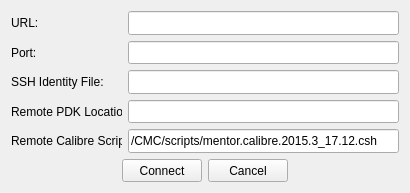
<?xml version="1.0" encoding="UTF-8"?>
<ui version="4.0">
 <class>calibre_drc_gui</class>
 <widget class="QMainWindow" name="calibre_drc_gui">
  <property name="geometry">
   <rect>
    <x>0</x>
    <y>0</y>
    <width>410</width>
    <height>193</height>
   </rect>
  </property>
  <property name="sizePolicy">
   <sizepolicy hsizetype="Preferred" vsizetype="Preferred">
    <horstretch>0</horstretch>
    <verstretch>0</verstretch>
   </sizepolicy>
  </property>
  <property name="minimumSize">
   <size>
    <width>410</width>
    <height>193</height>
   </size>
  </property>
  <property name="windowTitle">
   <string>Remote Calibre DRC</string>
  </property>
  <widget class="QWidget" name="centralWidget">
   <layout class="QVBoxLayout" name="verticalLayout_2">
    <item>
     <layout class="QVBoxLayout" name="verticalLayout">
      <item>
       <layout class="QHBoxLayout" name="horizontalLayout">
        <item>
         <widget class="QLabel" name="label">
          <property name="minimumSize">
           <size>
            <width>51</width>
            <height>21</height>
           </size>
          </property>
          <property name="text">
           <string>URL:</string>
          </property>
         </widget>
        </item>
        <item>
         <widget class="QLineEdit" name="url">
          <property name="sizePolicy">
           <sizepolicy hsizetype="Preferred" vsizetype="Preferred">
            <horstretch>0</horstretch>
            <verstretch>0</verstretch>
           </sizepolicy>
          </property>
          <property name="minimumSize">
           <size>
            <width>271</width>
            <height>20</height>
           </size>
          </property>
         </widget>
        </item>
       </layout>
      </item>
      <item>
       <layout class="QHBoxLayout" name="horizontalLayout_2">
        <item>
         <widget class="QLabel" name="label_5">
          <property name="minimumSize">
           <size>
            <width>47</width>
            <height>21</height>
           </size>
          </property>
          <property name="text">
           <string>Port:</string>
          </property>
         </widget>
        </item>
        <item>
         <widget class="QLineEdit" name="port">
          <property name="sizePolicy">
           <sizepolicy hsizetype="Preferred" vsizetype="Preferred">
            <horstretch>0</horstretch>
            <verstretch>0</verstretch>
           </sizepolicy>
          </property>
          <property name="minimumSize">
           <size>
            <width>271</width>
            <height>20</height>
           </size>
          </property>
         </widget>
        </item>
       </layout>
      </item>
      <item>
       <layout class="QHBoxLayout" name="horizontalLayout_3">
        <item>
         <widget class="QLabel" name="label_7">
          <property name="minimumSize">
           <size>
            <width>91</width>
            <height>21</height>
           </size>
          </property>
          <property name="text">
           <string>SSH Identity File:</string>
          </property>
         </widget>
        </item>
        <item>
         <widget class="QLineEdit" name="identity">
          <property name="sizePolicy">
           <sizepolicy hsizetype="Preferred" vsizetype="Preferred">
            <horstretch>0</horstretch>
            <verstretch>0</verstretch>
           </sizepolicy>
          </property>
          <property name="minimumSize">
           <size>
            <width>271</width>
            <height>20</height>
           </size>
          </property>
         </widget>
        </item>
       </layout>
      </item>
      <item>
       <layout class="QHBoxLayout" name="horizontalLayout_4">
        <item>
         <widget class="QLabel" name="label_4">
          <property name="minimumSize">
           <size>
            <width>111</width>
            <height>21</height>
           </size>
          </property>
          <property name="text">
           <string>Remote PDK Location:</string>
          </property>
         </widget>
        </item>
        <item>
         <widget class="QLineEdit" name="pdk">
          <property name="sizePolicy">
           <sizepolicy hsizetype="Preferred" vsizetype="Preferred">
            <horstretch>0</horstretch>
            <verstretch>0</verstretch>
           </sizepolicy>
          </property>
          <property name="minimumSize">
           <size>
            <width>271</width>
            <height>20</height>
           </size>
          </property>
         </widget>
        </item>
       </layout>
      </item>
      <item>
       <layout class="QHBoxLayout" name="horizontalLayout_5">
        <item>
         <widget class="QLabel" name="label_6">
          <property name="minimumSize">
           <size>
            <width>111</width>
            <height>21</height>
           </size>
          </property>
          <property name="text">
           <string>Remote Calibre Script:</string>
          </property>
         </widget>
        </item>
        <item>
         <widget class="QLineEdit" name="calibre">
          <property name="sizePolicy">
           <sizepolicy hsizetype="Preferred" vsizetype="Preferred">
            <horstretch>0</horstretch>
            <verstretch>0</verstretch>
           </sizepolicy>
          </property>
          <property name="minimumSize">
           <size>
            <width>271</width>
            <height>20</height>
           </size>
          </property>
          <property name="text">
           <string>/CMC/scripts/mentor.calibre.2015.3_17.12.csh</string>
          </property>
         </widget>
        </item>
       </layout>
      </item>
      <item>
       <layout class="QHBoxLayout" name="horizontalLayout_6">
        <item>
         <spacer name="horizontalSpacer">
          <property name="orientation">
           <enum>Qt::Horizontal</enum>
          </property>
          <property name="sizeHint" stdset="0">
           <size>
            <width>40</width>
            <height>20</height>
           </size>
          </property>
         </spacer>
        </item>
        <item>
         <widget class="QPushButton" name="connect">
          <property name="sizePolicy">
           <sizepolicy hsizetype="Preferred" vsizetype="Preferred">
            <horstretch>0</horstretch>
            <verstretch>0</verstretch>
           </sizepolicy>
          </property>
          <property name="minimumSize">
           <size>
            <width>75</width>
            <height>23</height>
           </size>
          </property>
          <property name="text">
           <string>Connect</string>
          </property>
         </widget>
        </item>
        <item>
         <widget class="QPushButton" name="cancel">
          <property name="sizePolicy">
           <sizepolicy hsizetype="Preferred" vsizetype="Preferred">
            <horstretch>0</horstretch>
            <verstretch>0</verstretch>
           </sizepolicy>
          </property>
          <property name="minimumSize">
           <size>
            <width>75</width>
            <height>23</height>
           </size>
          </property>
          <property name="text">
           <string>Cancel</string>
          </property>
         </widget>
        </item>
        <item>
         <spacer name="horizontalSpacer_2">
          <property name="orientation">
           <enum>Qt::Horizontal</enum>
          </property>
          <property name="sizeHint" stdset="0">
           <size>
            <width>40</width>
            <height>20</height>
           </size>
          </property>
         </spacer>
        </item>
       </layout>
      </item>
     </layout>
    </item>
   </layout>
   <zorder>verticalLayoutWidget</zorder>
   <zorder>label</zorder>
  </widget>
 </widget>
 <layoutdefault spacing="6" margin="11"/>
 <resources/>
 <connections/>
</ui>
